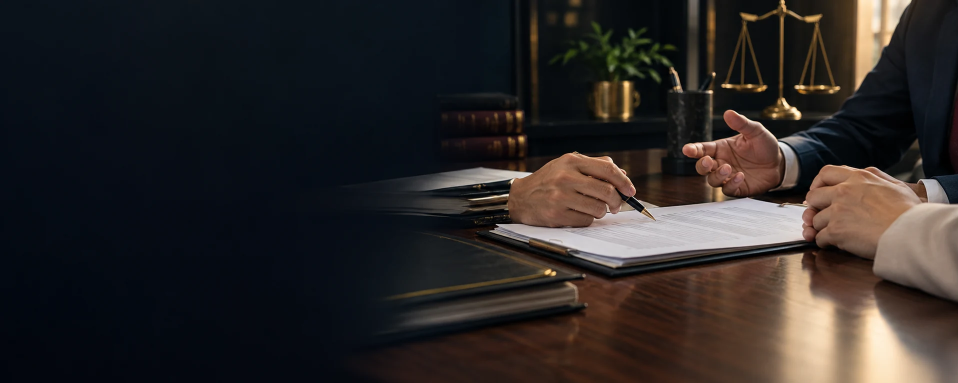
#> input picture assets/img/cta-bg.webp, 1916 x 766 px, given in place of logo-lsn.webp, which was not available (shown at 1/2 size)
$ python make_images.py
#> lines starting #> are read from the running program, lines starting #| are printed output that depends on the picture; pictures that were not available may be replaced by others from this repository, and a replacement may not be noted
# -*- coding: utf-8 -*-
"""Sinh toàn bộ hình ảnh của website từ logo và ảnh thật của luật sư.

    pip install pillow fonttools brotli
    python3 tools/make_images.py

Nguồn (thư mục src/, không xuất bản):
    src/brand/logo-lsn.webp           Logo gốc, nền trong suốt
    src/brand/anh-that/van-phong.webp Luật sư Nguyễn Trọng Nam tại bàn làm việc ở văn phòng
    src/brand/anh-that/phien-toa.webp Luật sư Nguyễn Trọng Nam tại ghế người bào chữa

Website chỉ dùng ảnh thật. Khi có ảnh mới (độ phân giải cao hơn, ảnh văn phòng, ảnh làm việc
với khách hàng đã được đồng ý), thay tệp trong src/brand/anh-that/ cùng tên rồi chạy lại script;
nếu bố cục ảnh khác, chỉnh toạ độ cắt trong PHOTOS.

Kết quả trong assets/img/:
    logo-lsn[-108].webp, favicon-32.png, icon-192.png, icon-512.png, apple-touch-icon.png
    luat-su-van-phong[-480|-640].avif/.webp  Ảnh văn phòng (trang chủ, giới thiệu)
    luat-su-phien-toa[-480|-640].avif/.webp  Ảnh tại phiên tòa (trang chủ, giới thiệu)
    luat-su-chan-dung.avif/.webp      Ảnh cắt 4:3 cho thẻ "Luật sư phụ trách" ở đầu các trang
    luat-su-avatar.webp               Ảnh tròn nhỏ cho khối liên hệ, thẻ luật sư trên điện thoại
    og-image.jpg                      Ảnh chia sẻ mặc định 1200×630
    og/dich-vu-<slug>.jpg             Ảnh chia sẻ riêng cho 7 trang dịch vụ
    og/bai-viet-<slug>.jpg            Ảnh chia sẻ riêng cho từng bài viết
"""
import io
import os
import sys
import unicodedata

from PIL import Image, ImageDraw, ImageEnhance, ImageFilter, ImageFont, ImageOps

sys.path.insert(0, os.path.dirname(os.path.abspath(__file__)))
from data import ARTICLES, FIRM, SERVICES  # noqa: E402

ROOT = os.path.dirname(os.path.dirname(os.path.abspath(__file__)))
BRAND = os.path.join(ROOT, "src", "brand")
OUT = os.path.join(ROOT, "assets", "img")

# Bảng màu chung với assets/css/style.css
CREAM, PAPER, RED, INK, TEXT, GOLD = (248, 242, 232), (255, 253, 249), (181, 0, 11), (43, 29, 33), (84, 74, 77), (180, 135, 74)

# Toạ độ cắt (x0, y0, x1, y1) trên ảnh gốc
PHOTOS = {
    "van-phong": {"file": "van-phong.webp", "og": (40, 0, 600, 651)},
    "phien-toa": {"file": "phien-toa.webp", "og": (60, 20, 740, 812), "card": (118, 118, 678, 538), "avatar": (268, 115, 528, 375)},
}
# Dịch vụ gắn với tố tụng dùng ảnh tại phiên tòa, còn lại dùng ảnh văn phòng
COURT = {"hinh-su", "tranh-tung-giai-quyet-tranh-chap", "dan-su", "hon-nhan-gia-dinh"}


def photo(name):
    """Ảnh điện thoại: cân sáng nhẹ, ấm hơn một chút, làm nét vừa phải. Giữ vẻ tự nhiên."""
    im = Image.open(os.path.join(BRAND, "anh-that", PHOTOS[name]["file"])).convert("RGB")
    im = ImageOps.autocontrast(im, cutoff=0.4, preserve_tone=True)
    r, g, b = im.split()
    im = Image.merge("RGB", (r.point(lambda v: min(255, v * 1.012)), g, b.point(lambda v: v * 0.985)))
    im = ImageEnhance.Color(im).enhance(1.04)
    return im.filter(ImageFilter.UnsharpMask(radius=1.2, percent=45, threshold=3))


def save_webp(im, rel, width=None, quality=82):
    if width and im.width > width:
        im = im.resize((width, round(im.height * width / im.width)), Image.LANCZOS)
    im.save(os.path.join(OUT, rel), "WEBP", quality=quality, method=6)


def save_avif(im, rel, width=None, quality=56):
    """AVIF nhẹ hơn WebP khoảng 40% với chất lượng tương đương; trình duyệt cũ dùng bản WebP."""
    if width and im.width > width:
        im = im.resize((width, round(im.height * width / im.width)), Image.LANCZOS)
    im.save(os.path.join(OUT, rel), "AVIF", quality=quality, speed=4)


# Bề ngang các bản ảnh cho srcset (khớp với PHOTO_SETS trong tools/build.py); None = kích thước gốc
PHOTO_WIDTHS = (480, 640, None)


def save_photo_set(im, base):
    """luat-su-<base>[-480|-640].webp/.avif: trình duyệt chọn bản vừa khung hình và mật độ điểm ảnh."""
    for w in PHOTO_WIDTHS:
        suffix = f"-{w}" if w else ""
        save_webp(im, f"{base}{suffix}.webp", w, quality=78)
        save_avif(im, f"{base}{suffix}.avif", w)


def square(im):
    im = im.crop(im.getchannel("A").point(lambda v: 255 if v > 8 else 0).getbbox())
    side = max(im.size)
    sq = Image.new("RGBA", (side, side), (0, 0, 0, 0))
    sq.paste(im, ((side - im.width) // 2, (side - im.height) // 2))
    return sq


def fit(logo, size, pad=0.0, bg=(0, 0, 0, 0)):
    inner = round(size * (1 - 2 * pad))
    canvas = Image.new("RGBA", (size, size), bg)
    mark = logo.resize((inner, inner), Image.LANCZOS)
    off = (size - inner) // 2
    canvas.paste(mark, (off, off), mark)
    return canvas


_FONTS = {}


# [73 lines left out: functions font, wrap, og_card, not called in this run]


def main():
    logo = square(Image.open(os.path.join(BRAND, "logo-lsn.webp")).convert("RGBA"))
#> in square, `sq = Image.new("RGBA", (side, side), (0, 0, 0, 0))`: sq: PIL image 1916x1916 RGBA; every value is 0
    fit(logo, 160).save(os.path.join(OUT, "logo-lsn.webp"), "WEBP", quality=90, method=6)
#> in fit, `canvas = Image.new("RGBA", (size, size), bg)`: canvas: PIL image 160x160 RGBA; every value is 0
    fit(logo, 108).save(os.path.join(OUT, "logo-lsn-108.webp"), "WEBP", quality=90, method=6)
#> in fit (call 2), `canvas = Image.new("RGBA", (size, size), bg)`: canvas: PIL image 108x108 RGBA; every value is 0
    fit(logo, 32).save(os.path.join(OUT, "favicon-32.png"), optimize=True)
#> in fit (call 3), `canvas = Image.new("RGBA", (size, size), bg)`: canvas: PIL image 32x32 RGBA; every value is 0
    fit(logo, 192, .04).save(os.path.join(OUT, "icon-192.png"), optimize=True)
#> in fit (call 4), `canvas = Image.new("RGBA", (size, size), bg)`: canvas: PIL image 192x192 RGBA; every value is 0
    fit(logo, 512, .04).save(os.path.join(OUT, "icon-512.png"), optimize=True)
#> in fit (call 5), `canvas = Image.new("RGBA", (size, size), bg)`: canvas: PIL image 512x512 RGBA; every value is 0
    fit(logo, 180, .08, (255, 255, 255, 255)).convert("RGB").save(os.path.join(OUT, "apple-touch-icon.png"), optimize=True)
#> in fit (call 6), `canvas = Image.new("RGBA", (size, size), bg)`: canvas: PIL image 180x180 RGBA; every value is 255
#> in fit (call 6), `canvas.paste(mark, (off, off), mark)`:
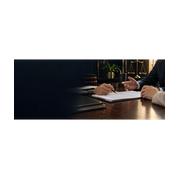
#> canvas: PIL image 180x180 RGBA; mean R, G, B, A 195.8, 194.6, 194.3, 254.4; transparent parts drawn white

    office, court = photo("van-phong"), photo("phien-toa")
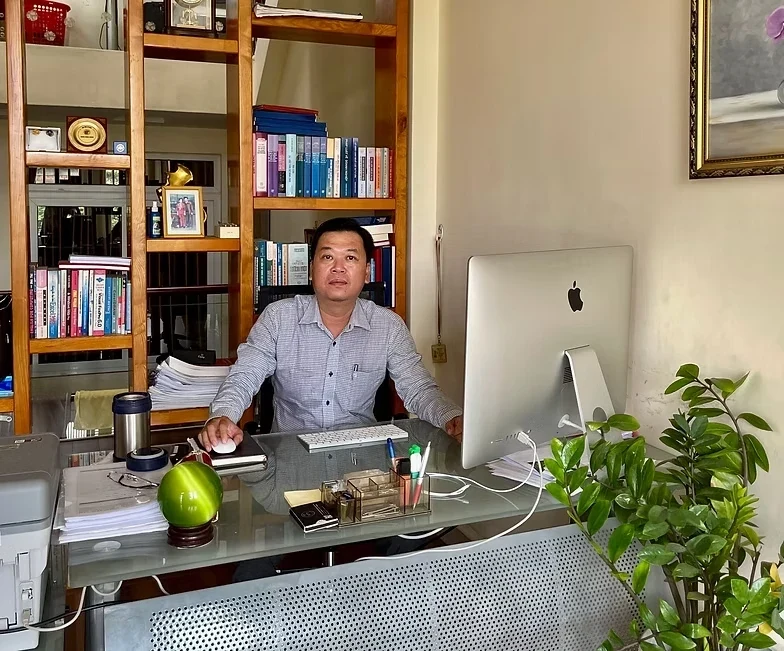
#> input picture src/brand/anh-that/van-phong.webp, 784 x 651 px
#> in photo, im is the input picture: PIL image 784x651 RGB; mean R, G, B 138.4, 127.3, 106.8
#> in photo, `r, g, b = im.split()`:
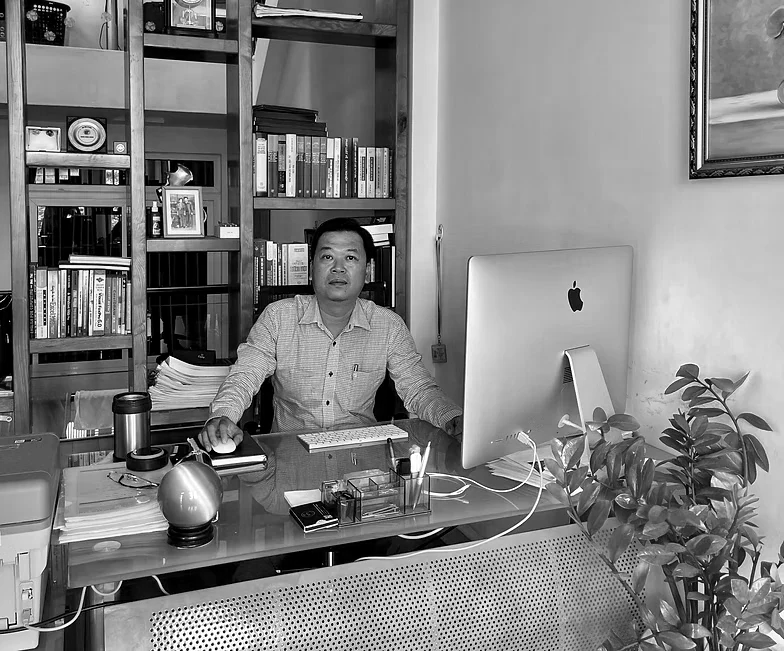
#> g: PIL image 784x651 L; min 0, max 255, mean 129.3
#> in photo, `r, g, b = im.split()`:
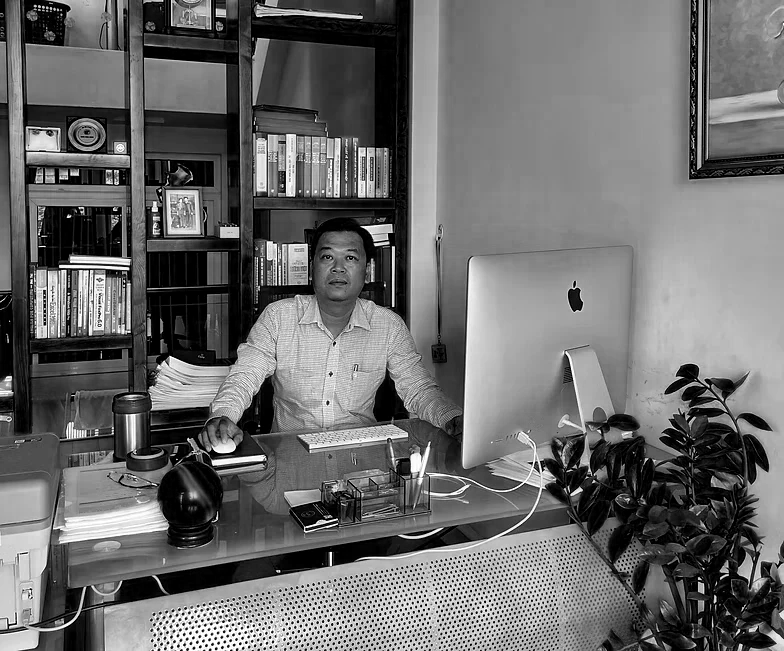
#> b: PIL image 784x651 L; min 0, max 255, mean 108.3
#> call 2 of photo, with name = 'phien-toa'
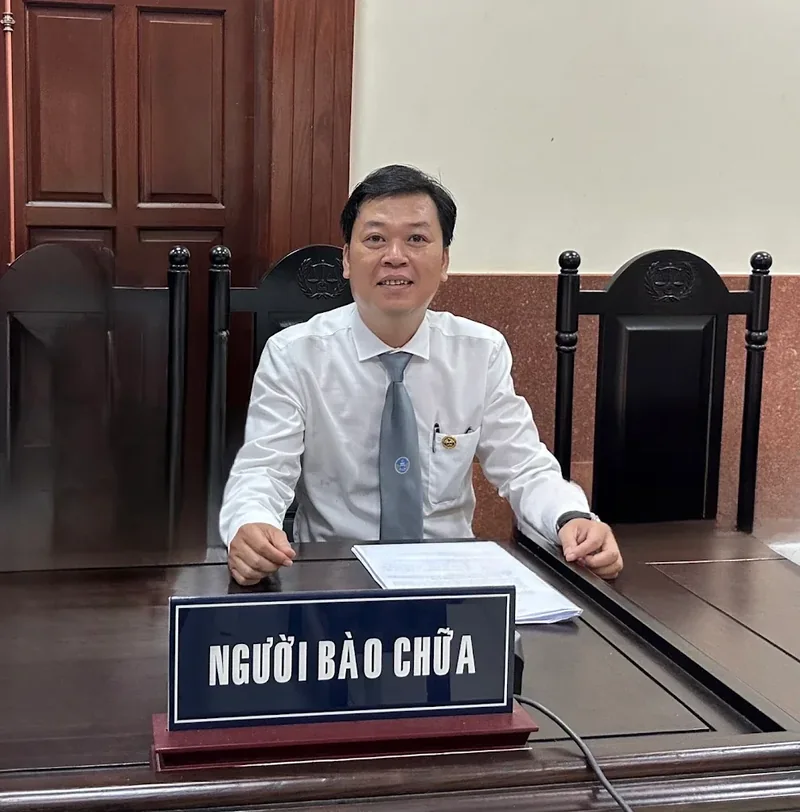
#> input picture src/brand/anh-that/phien-toa.webp, 800 x 812 px
#> in photo, im is the input picture: PIL image 800x812 RGB; mean R, G, B 113, 101, 99.1
#> in photo (call 2), `r, g, b = im.split()`:
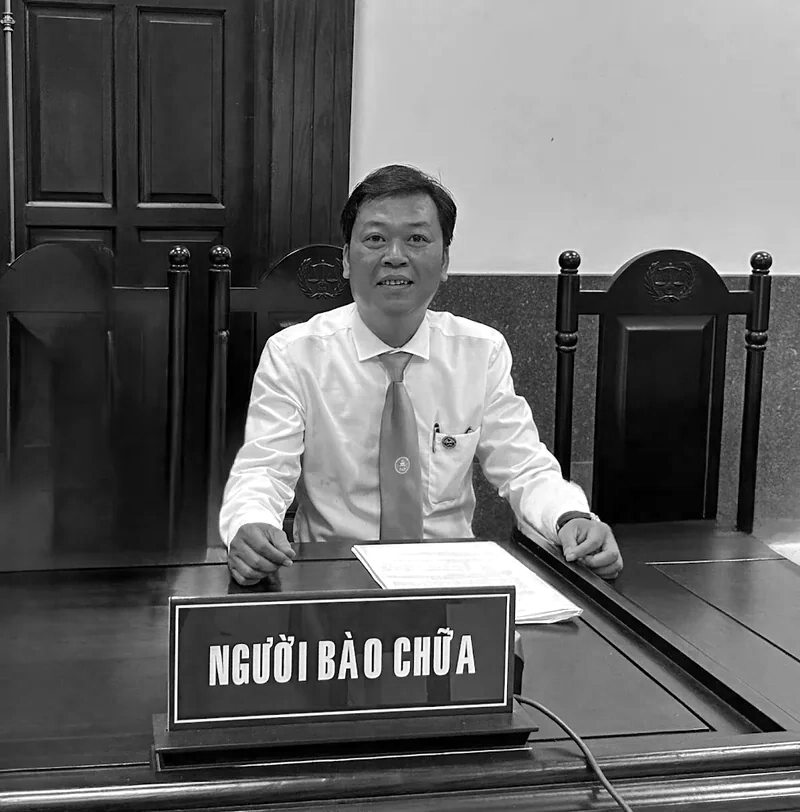
#> b: PIL image 800x812 L; min 0, max 255, mean 99.9
    save_photo_set(office, "luat-su-van-phong")
#> the loop in save_photo_set, `for w in PHOTO_WIDTHS:` made 1 pass
#> pass 1, in save_webp, `im = im.resize((width, round(im.height * width / im.width)), Image.LAN..`:
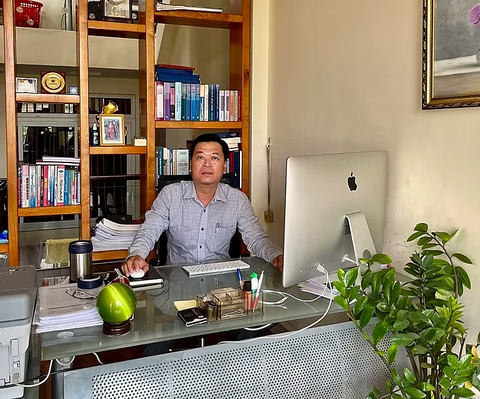
#> im: PIL image 480x399 RGB; mean R, G, B 142.4, 129.2, 106.2
    save_photo_set(court, "luat-su-phien-toa")
    card = court.crop(PHOTOS["phien-toa"]["card"])
    save_webp(card, "luat-su-chan-dung.webp", quality=80)
    save_avif(card, "luat-su-chan-dung.avif")
    # Ảnh tròn: giữ nguyên độ phân giải vùng cắt (260px) để nét trên màn hình mật độ cao
    save_webp(court.crop(PHOTOS["phien-toa"]["avatar"]), "luat-su-avatar.webp", quality=84)

    og_card(logo, court, PHOTOS["phien-toa"]["og"], "Luật sư tư vấn & tranh tụng tại TP.HCM",
            "Gặp chuyện pháp lý, có luật sư bên cạnh",
            "Luật sư Nguyễn Trọng Nam trực tiếp lắng nghe, nói rõ quyền lợi, rủi ro và cùng anh chị chọn cách giải quyết.",
            "og-image.jpg")
    for s in SERVICES:
        pic, key = (court, "phien-toa") if s["slug"] in COURT else (office, "van-phong")
        og_card(logo, pic, PHOTOS[key]["og"], "Dịch vụ pháp lý", s["name"], s["short"], f'og/dich-vu-{s["slug"]}.jpg')
    for a in ARTICLES:
        og_card(logo, office, PHOTOS["van-phong"]["og"], a["category"], a["card_title"], a["excerpt"], f'og/bai-viet-{a["slug"]}.jpg')
    print("Đã sinh logo, biểu tượng, ảnh luật sư và ảnh chia sẻ trong assets/img/.")


if __name__ == "__main__":
#> (the run stopped early here; a loop or call above may not have finished)
